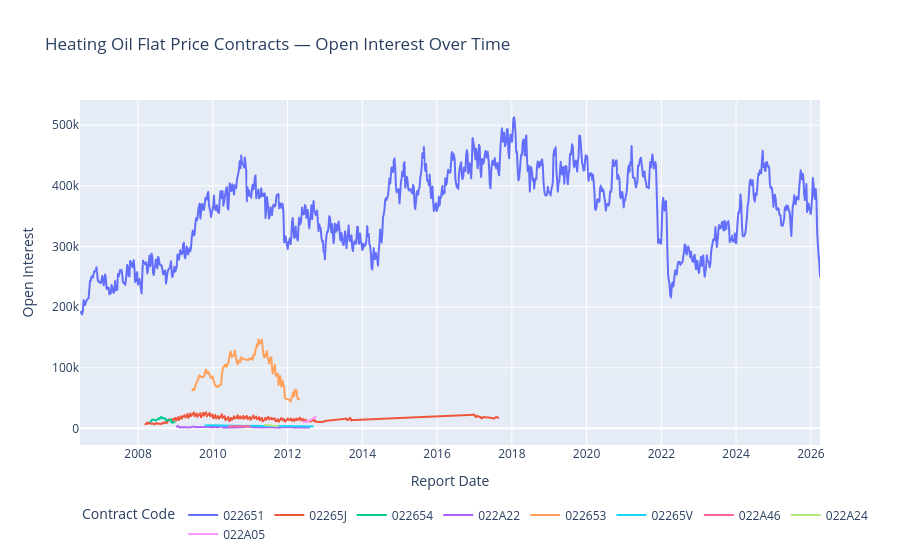

The cell this chart's notebook holds for it:
### Markdown cell above
## Open Interest Over Time by Contract Code

### Code cell
fig = px.line(
    ho.sort_values("report_date_as_yyyy_mm_dd"),
    x="report_date_as_yyyy_mm_dd",
    y="open_interest_all",
    color="cftc_contract_market_code",
    hover_data=["market_and_exchange_names"],
    title="Heating Oil Flat Price Contracts — Open Interest Over Time",
    labels={
        "report_date_as_yyyy_mm_dd": "Report Date",
        "open_interest_all": "Open Interest",
        "cftc_contract_market_code": "Contract Code",
    },
)
fig.update_layout(legend=dict(orientation="h", yanchor="bottom", y=-0.3))
fig.show()

### Figure 1 — Plotly figure (JSON) as saved in the notebook; plotly's stock layout.template omitted (floating-point values rounded to 4 significant figures; data arrays with more than 128 entries replaced by an {"elided": "..."} marker saying what was removed)
{"data": [{"customdata": {"elided": "1034x1 str values"}, "hovertemplate": "Contract Code=022651<br>Report Date=%{x}<br>Open Interest=%{y}<br>market_and_exchange_names=%{customdata[0]}<extra></extra>", "legendgroup": "022651", "line": {"color": "#636efa", "dash": "solid"}, "marker": {"symbol": "circle"}, "mode": "lines", "name": "022651", "showlegend": true, "type": "scattergl", "x": {"elided": "1034 str values"}, "xaxis": "x", "y": {"elided": "1034 int values"}, "yaxis": "y"}, {"customdata": {"elided": "266x1 str values"}, "hovertemplate": "Contract Code=02265J<br>Report Date=%{x}<br>Open Interest=%{y}<br>market_and_exchange_names=%{customdata[0]}<extra></extra>", "legendgroup": "02265J", "line": {"color": "#EF553B", "dash": "solid"}, "marker": {"symbol": "circle"}, "mode": "lines", "name": "02265J", "showlegend": true, "type": "scattergl", "x": {"elided": "266 str values"}, "xaxis": "x", "y": {"elided": "266 int values"}, "yaxis": "y"}, {"customdata": [["EUR STYLE HEATING OIL OPTIONS - NEW YORK MERCANTILE EXCHANGE"], ["EUR STYLE HEATING OIL OPTIONS - NEW YORK MERCANTILE EXCHANGE"], ["EUR STYLE HEATING OIL OPTIONS - NEW YORK MERCANTILE EXCHANGE"], ["EUR STYLE HEATING OIL OPTIONS - NEW YORK MERCANTILE EXCHANGE"], ["EUR STYLE HEATING OIL OPTIONS - NEW YORK MERCANTILE EXCHANGE"], ["EUR STYLE HEATING OIL OPTIONS - NEW YORK MERCANTILE EXCHANGE"], ["EUR STYLE HEATING OIL OPTIONS - NEW YORK MERCANTILE EXCHANGE"], ["EUR STYLE HEATING OIL OPTIONS - NEW YORK MERCANTILE EXCHANGE"], ["EUR STYLE HEATING OIL OPTIONS - NEW YORK MERCANTILE EXCHANGE"], ["EUR STYLE HEATING OIL OPTIONS - NEW YORK MERCANTILE EXCHANGE"], ["EUR STYLE HEATING OIL OPTIONS - NEW YORK MERCANTILE EXCHANGE"], ["EUR STYLE HEATING OIL OPTIONS - NEW YORK MERCANTILE EXCHANGE"], ["EUR STYLE HEATING OIL OPTIONS - NEW YORK MERCANTILE EXCHANGE"], ["EUR STYLE HEATING OIL OPTIONS - NEW YORK MERCANTILE EXCHANGE"], ["EUR STYLE HEATING OIL OPTIONS - NEW YORK MERCANTILE EXCHANGE"], ["EUR STYLE HEATING OIL OPTIONS - NEW YORK MERCANTILE EXCHANGE"], ["EUR STYLE HEATING OIL OPTIONS - NEW YORK MERCANTILE EXCHANGE"], ["EUR STYLE HEATING OIL OPTIONS - NEW YORK MERCANTILE EXCHANGE"], ["EUR STYLE HEATING OIL OPTIONS - NEW YORK MERCANTILE EXCHANGE"], ["EUR STYLE HEATING OIL OPTIONS - NEW YORK MERCANTILE EXCHANGE"], ["EUR STYLE HEATING OIL OPTIONS - NEW YORK MERCANTILE EXCHANGE"], ["EUR STYLE HEATING OIL OPTIONS - NEW YORK MERCANTILE EXCHANGE"], ["EUR STYLE HEATING OIL OPTIONS - NEW YORK MERCANTILE EXCHANGE"], ["EUR STYLE HEATING OIL OPTIONS - NEW YORK MERCANTILE EXCHANGE"], ["EUR STYLE HEATING OIL OPTIONS - NEW YORK MERCANTILE EXCHANGE"], ["EUR STYLE HEATING OIL OPTIONS - NEW YORK MERCANTILE EXCHANGE"], ["EUR STYLE HEATING OIL OPTIONS - NEW YORK MERCANTILE EXCHANGE"], ["EUR STYLE HEATING OIL OPTIONS - NEW YORK MERCANTILE EXCHANGE"]], "hovertemplate": "Contract Code=022654<br>Report Date=%{x}<br>Open Interest=%{y}<br>market_and_exchange_names=%{customdata[0]}<extra></extra>", "legendgroup": "022654", "line": {"color": "#00cc96", "dash": "solid"}, "marker": {"symbol": "circle"}, "mode": "lines", "name": "022654", "showlegend": true, "type": "scattergl", "x": ["2008-04-29T00:00:00.000000000", "2008-05-06T00:00:00.000000000", "2008-05-13T00:00:00.000000000", "2008-05-20T00:00:00.000000000", "2008-06-24T00:00:00.000000000", "2008-07-22T00:00:00.000000000", "2008-07-29T00:00:00.000000000", "2008-08-05T00:00:00.000000000", "2008-08-12T00:00:00.000000000", "2008-08-19T00:00:00.000000000", "2008-08-26T00:00:00.000000000", "2008-09-02T00:00:00.000000000", "2008-09-09T00:00:00.000000000", "2008-09-16T00:00:00.000000000", "2008-09-23T00:00:00.000000000", "2008-09-30T00:00:00.000000000", "2008-10-07T00:00:00.000000000", "2008-10-14T00:00:00.000000000", "2008-10-21T00:00:00.000000000", "2008-10-28T00:00:00.000000000", "2008-11-04T00:00:00.000000000", "2008-11-11T00:00:00.000000000", "2008-11-18T00:00:00.000000000", "2008-11-25T00:00:00.000000000", "2008-12-02T00:00:00.000000000", "2008-12-09T00:00:00.000000000", "2008-12-16T00:00:00.000000000", "2008-12-22T00:00:00.000000000"], "xaxis": "x", "y": [10949, 11824, 13387, 14749, 13085, 16667, 15053, 16962, 18638, 18815, 16541, 16807, 16371, 16503, 16730, 12581, 13248, 13342, 13340, 13393, 13470, 14319, 14698, 9242, 9405, 9665, 10197, 10085], "yaxis": "y"}, {"customdata": [["SING GASOIL BALMO SWAP - NEW YORK MERCANTILE EXCHANGE"], ["SING GASOIL BALMO SWAP - NEW YORK MERCANTILE EXCHANGE"], ["SING GASOIL BALMO SWAP - NEW YORK MERCANTILE EXCHANGE"], ["SING GASOIL BALMO SWAP - NEW YORK MERCANTILE EXCHANGE"], ["SING GASOIL BALMO SWAP - NEW YORK MERCANTILE EXCHANGE"], ["SING GASOIL BALMO SWAP - NEW YORK MERCANTILE EXCHANGE"], ["SING GASOIL BALMO SWAP - NEW YORK MERCANTILE EXCHANGE"], ["SING GASOIL BALMO SWAP - NEW YORK MERCANTILE EXCHANGE"], ["SING GASOIL BALMO SWAP - NEW YORK MERCANTILE EXCHANGE"], ["SING GASOIL BALMO SWAP - NEW YORK MERCANTILE EXCHANGE"], ["SING GASOIL BALMO SWAP - NEW YORK MERCANTILE EXCHANGE"], ["SING GASOIL BALMO SWAP - NEW YORK MERCANTILE EXCHANGE"], ["SING GASOIL BALMO SWAP - NEW YORK MERCANTILE EXCHANGE"], ["SING GASOIL BALMO SWAP - NEW YORK MERCANTILE EXCHANGE"], ["SING GASOIL BALMO SWAP - NEW YORK MERCANTILE EXCHANGE"], ["SING GASOIL BALMO SWAP - NEW YORK MERCANTILE EXCHANGE"], ["SING GASOIL BALMO SWAP - NEW YORK MERCANTILE EXCHANGE"], ["SING GASOIL BALMO SWAP - NEW YORK MERCANTILE EXCHANGE"], ["SING GASOIL BALMO SWAP - NEW YORK MERCANTILE EXCHANGE"], ["SING GASOIL BALMO SWAP - NEW YORK MERCANTILE EXCHANGE"], ["SING GASOIL BALMO SWAP - NEW YORK MERCANTILE EXCHANGE"], ["SING GASOIL BALMO SWAP - NEW YORK MERCANTILE EXCHANGE"], ["SING GASOIL BALMO SWAP - NEW YORK MERCANTILE EXCHANGE"], ["SING GASOIL BALMO SWAP - NEW YORK MERCANTILE EXCHANGE"], ["SING GASOIL BALMO SWAP - NEW YORK MERCANTILE EXCHANGE"], ["SING GASOIL BALMO SWAP - NEW YORK MERCANTILE EXCHANGE"], ["SING GASOIL BALMO SWAP - NEW YORK MERCANTILE EXCHANGE"], ["SING GASOIL BALMO SWAP - NEW YORK MERCANTILE EXCHANGE"], ["SING GASOIL BALMO SWAP - NEW YORK MERCANTILE EXCHANGE"], ["SING GASOIL BALMO SWAP - NEW YORK MERCANTILE EXCHANGE"], ["SING GASOIL BALMO SWAP - NEW YORK MERCANTILE EXCHANGE"], ["SING GASOIL BALMO SWAP - NEW YORK MERCANTILE EXCHANGE"], ["SING GASOIL BALMO SWAP - NEW YORK MERCANTILE EXCHANGE"], ["SING GASOIL BALMO SWAP - NEW YORK MERCANTILE EXCHANGE"], ["SING GASOIL BALMO SWAP - NEW YORK MERCANTILE EXCHANGE"], ["SING GASOIL BALMO SWAP - NEW YORK MERCANTILE EXCHANGE"], ["SING GASOIL BALMO SWAP - NEW YORK MERCANTILE EXCHANGE"], ["SING GASOIL BALMO SWAP - NEW YORK MERCANTILE EXCHANGE"], ["SING GASOIL BALMO SWAP - NEW YORK MERCANTILE EXCHANGE"], ["SING GASOIL BALMO SWAP - NEW YORK MERCANTILE EXCHANGE"], ["SING GASOIL BALMO SWAP - NEW YORK MERCANTILE EXCHANGE"], ["SING GASOIL BALMO SWAP - NEW YORK MERCANTILE EXCHANGE"], ["SING GASOIL BALMO SWAP - NEW YORK MERCANTILE EXCHANGE"], ["SING GASOIL BALMO SWAP - NEW YORK MERCANTILE EXCHANGE"], ["SING GASOIL BALMO SWAP - NEW YORK MERCANTILE EXCHANGE"], ["SING GASOIL BALMO SWAP - NEW YORK MERCANTILE EXCHANGE"], ["SING GASOIL BALMO SWAP - NEW YORK MERCANTILE EXCHANGE"], ["SING GASOIL BALMO SWAP - NEW YORK MERCANTILE EXCHANGE"], ["SING GASOIL BALMO SWAP - NEW YORK MERCANTILE EXCHANGE"], ["SING GASOIL BALMO SWAP - NEW YORK MERCANTILE EXCHANGE"], ["SING GASOIL BALMO SWAP - NEW YORK MERCANTILE EXCHANGE"], ["SING GASOIL BALMO SWAP - NEW YORK MERCANTILE EXCHANGE"], ["SING GASOIL BALMO SWAP - NEW YORK MERCANTILE EXCHANGE"], ["SING GASOIL BALMO SWAP - NEW YORK MERCANTILE EXCHANGE"], ["SING GASOIL BALMO SWAP - NEW YORK MERCANTILE EXCHANGE"], ["SING GASOIL BALMO SWAP - NEW YORK MERCANTILE EXCHANGE"], ["SING GASOIL BALMO SWAP - NEW YORK MERCANTILE EXCHANGE"], ["SING GASOIL BALMO SWAP - NEW YORK MERCANTILE EXCHANGE"], ["SING GASOIL BALMO SWAP - NEW YORK MERCANTILE EXCHANGE"], ["SING GASOIL BALMO SWAP - NEW YORK MERCANTILE EXCHANGE"], ["SING GASOIL BALMO SWAP - NEW YORK MERCANTILE EXCHANGE"], ["SING GASOIL BALMO SWAP - NEW YORK MERCANTILE EXCHANGE"], ["SING GASOIL BALMO SWAP - NEW YORK MERCANTILE EXCHANGE"], ["SING GASOIL BALMO SWAP - NEW YORK MERCANTILE EXCHANGE"], ["SING GASOIL BALMO SWAP - NEW YORK MERCANTILE EXCHANGE"], ["SING GASOIL BALMO SWAP - NEW YORK MERCANTILE EXCHANGE"], ["SING GASOIL BALMO SWAP - NEW YORK MERCANTILE EXCHANGE"], ["SING GASOIL BALMO SWAP - NEW YORK MERCANTILE EXCHANGE"]], "hovertemplate": "Contract Code=022A22<br>Report Date=%{x}<br>Open Interest=%{y}<br>market_and_exchange_names=%{customdata[0]}<extra></extra>", "legendgroup": "022A22", "line": {"color": "#ab63fa", "dash": "solid"}, "marker": {"symbol": "circle"}, "mode": "lines", "name": "022A22", "showlegend": true, "type": "scattergl", "x": ["2009-01-13T00:00:00.000000000", "2009-01-20T00:00:00.000000000", "2009-01-27T00:00:00.000000000", "2009-02-10T00:00:00.000000000", "2009-02-17T00:00:00.000000000", "2009-02-24T00:00:00.000000000", "2009-05-19T00:00:00.000000000", "2009-05-26T00:00:00.000000000", "2009-06-09T00:00:00.000000000", "2009-06-16T00:00:00.000000000", "2009-06-23T00:00:00.000000000", "2009-06-30T00:00:00.000000000", "2009-07-14T00:00:00.000000000", "2009-07-21T00:00:00.000000000", "2009-07-28T00:00:00.000000000", "2009-08-11T00:00:00.000000000", "2009-08-18T00:00:00.000000000", "2009-08-25T00:00:00.000000000", "2009-09-01T00:00:00.000000000", "2009-10-13T00:00:00.000000000", "2009-10-20T00:00:00.000000000", "2009-10-27T00:00:00.000000000", "2010-01-05T00:00:00.000000000", "2010-01-12T00:00:00.000000000", "2010-01-19T00:00:00.000000000", "2010-01-26T00:00:00.000000000", "2010-02-09T00:00:00.000000000", "2010-02-16T00:00:00.000000000", "2010-02-23T00:00:00.000000000", "2010-03-09T00:00:00.000000000", "2010-03-16T00:00:00.000000000", "2010-03-23T00:00:00.000000000", "2010-03-30T00:00:00.000000000", "2010-04-13T00:00:00.000000000", "2010-04-20T00:00:00.000000000", "2010-04-27T00:00:00.000000000", "2010-06-15T00:00:00.000000000", "2010-06-22T00:00:00.000000000", "2010-06-29T00:00:00.000000000", "2010-11-09T00:00:00.000000000", "2010-11-16T00:00:00.000000000", "2010-11-23T00:00:00.000000000", "2010-11-30T00:00:00.000000000", "2011-02-15T00:00:00.000000000", "2011-02-22T00:00:00.000000000", "2011-03-01T00:00:00.000000000", "2011-03-22T00:00:00.000000000", "2011-03-29T00:00:00.000000000", "2011-04-12T00:00:00.000000000", "2011-04-19T00:00:00.000000000", "2011-04-26T00:00:00.000000000", "2011-06-21T00:00:00.000000000", "2011-06-28T00:00:00.000000000", "2011-10-11T00:00:00.000000000", "2011-10-18T00:00:00.000000000", "2011-10-25T00:00:00.000000000", "2011-11-01T00:00:00.000000000", "2012-01-03T00:00:00.000000000", "2012-02-14T00:00:00.000000000", "2012-02-21T00:00:00.000000000", "2012-02-28T00:00:00.000000000", "2012-03-13T00:00:00.000000000", "2012-03-20T00:00:00.000000000", "2012-03-27T00:00:00.000000000", "2012-07-10T00:00:00.000000000", "2012-07-17T00:00:00.000000000", "2012-07-24T00:00:00.000000000", "2012-07-31T00:00:00.000000000"], "xaxis": "x", "y": [3023, 3723, 3723, 1512, 1852, 1852, 1675, 1675, 2177, 2927, 2827, 2827, 1911, 2261, 2261, 1602, 2152, 2192, 2192, 2147, 2497, 2497, 1675, 2250, 2400, 2400, 1550, 2162, 2162, 1984, 3579, 3679, 3629, 1141, 1241, 1241, 1368, 1368, 1368, 2127, 2977, 2977, 2977, 1575, 1775, 1775, 1912, 1912, 1373, 1461, 1461, 1895, 1895, 1260, 1610, 1610, 1610, 1981, 1864, 1914, 1914, 1017, 1392, 1392, 1316, 1526, 1526, 1526], "yaxis": "y"}, {"customdata": {"elided": "141x1 str values"}, "hovertemplate": "Contract Code=022653<br>Report Date=%{x}<br>Open Interest=%{y}<br>market_and_exchange_names=%{customdata[0]}<extra></extra>", "legendgroup": "022653", "line": {"color": "#FFA15A", "dash": "solid"}, "marker": {"symbol": "circle"}, "mode": "lines", "name": "022653", "showlegend": true, "type": "scattergl", "x": {"elided": "141 str values"}, "xaxis": "x", "y": {"elided": "141 int values"}, "yaxis": "y"}, {"customdata": [["GASOIL (ICE) SWAP - NEW YORK MERCANTILE EXCHANGE"], ["GASOIL (ICE) SWAP - NEW YORK MERCANTILE EXCHANGE"], ["GASOIL (ICE) SWAP - NEW YORK MERCANTILE EXCHANGE"], ["GASOIL (ICE) SWAP - NEW YORK MERCANTILE EXCHANGE"], ["GASOIL (ICE) SWAP - NEW YORK MERCANTILE EXCHANGE"], ["GASOIL (ICE) SWAP - NEW YORK MERCANTILE EXCHANGE"], ["GASOIL (ICE) SWAP - NEW YORK MERCANTILE EXCHANGE"], ["GASOIL (ICE) SWAP - NEW YORK MERCANTILE EXCHANGE"], ["GASOIL (ICE) SWAP - NEW YORK MERCANTILE EXCHANGE"], ["GASOIL (ICE) SWAP - NEW YORK MERCANTILE EXCHANGE"], ["GASOIL (ICE) SWAP - NEW YORK MERCANTILE EXCHANGE"], ["GASOIL (ICE) SWAP - NEW YORK MERCANTILE EXCHANGE"], ["GASOIL (ICE) SWAP - NEW YORK MERCANTILE EXCHANGE"], ["GASOIL (ICE) SWAP - NEW YORK MERCANTILE EXCHANGE"], ["GASOIL (ICE) SWAP - NEW YORK MERCANTILE EXCHANGE"], ["GASOIL (ICE) SWAP - NEW YORK MERCANTILE EXCHANGE"], ["GASOIL (ICE) SWAP - NEW YORK MERCANTILE EXCHANGE"], ["GASOIL (ICE) SWAP - NEW YORK MERCANTILE EXCHANGE"], ["GASOIL (ICE) SWAP - NEW YORK MERCANTILE EXCHANGE"], ["GASOIL (ICE) SWAP - NEW YORK MERCANTILE EXCHANGE"], ["GASOIL (ICE) SWAP - NEW YORK MERCANTILE EXCHANGE"], ["GASOIL (ICE) SWAP - NEW YORK MERCANTILE EXCHANGE"], ["GASOIL (ICE) SWAP - NEW YORK MERCANTILE EXCHANGE"], ["GASOIL (ICE) SWAP - NEW YORK MERCANTILE EXCHANGE"], ["GASOIL (ICE) SWAP - NEW YORK MERCANTILE EXCHANGE"], ["GASOIL (ICE) SWAP - NEW YORK MERCANTILE EXCHANGE"], ["GASOIL (ICE) SWAP - NEW YORK MERCANTILE EXCHANGE"], ["GASOIL (ICE) SWAP - NEW YORK MERCANTILE EXCHANGE"], ["GASOIL (ICE) SWAP - NEW YORK MERCANTILE EXCHANGE"], ["GASOIL (ICE) SWAP - NEW YORK MERCANTILE EXCHANGE"], ["GASOIL (ICE) SWAP - NEW YORK MERCANTILE EXCHANGE"], ["GASOIL (ICE) SWAP - NEW YORK MERCANTILE EXCHANGE"], ["GASOIL (ICE) SWAP - NEW YORK MERCANTILE EXCHANGE"], ["GASOIL (ICE) SWAP - NEW YORK MERCANTILE EXCHANGE"], ["GASOIL (ICE) SWAP - NEW YORK MERCANTILE EXCHANGE"], ["GASOIL (ICE) SWAP - NEW YORK MERCANTILE EXCHANGE"], ["GASOIL (ICE) SWAP - NEW YORK MERCANTILE EXCHANGE"], ["GASOIL (ICE) SWAP - NEW YORK MERCANTILE EXCHANGE"], ["GASOIL (ICE) SWAP - NEW YORK MERCANTILE EXCHANGE"], ["GASOIL (ICE) SWAP - NEW YORK MERCANTILE EXCHANGE"], ["GASOIL (ICE) SWAP - NEW YORK MERCANTILE EXCHANGE"], ["GASOIL (ICE) SWAP - NEW YORK MERCANTILE EXCHANGE"], ["GASOIL (ICE) SWAP - NEW YORK MERCANTILE EXCHANGE"], ["GASOIL (ICE) SWAP - NEW YORK MERCANTILE EXCHANGE"], ["GASOIL (ICE) SWAP - NEW YORK MERCANTILE EXCHANGE"], ["GASOIL (ICE) SWAP - NEW YORK MERCANTILE EXCHANGE"], ["GASOIL (ICE) SWAP - NEW YORK MERCANTILE EXCHANGE"], ["GASOIL (ICE) SWAP - NEW YORK MERCANTILE EXCHANGE"], ["GASOIL (ICE) SWAP - NEW YORK MERCANTILE EXCHANGE"], ["GASOIL (ICE) SWAP - NEW YORK MERCANTILE EXCHANGE"], ["GASOIL (ICE) SWAP - NEW YORK MERCANTILE EXCHANGE"], ["GASOIL (ICE) SWAP - NEW YORK MERCANTILE EXCHANGE"], ["GASOIL (ICE) SWAP - NEW YORK MERCANTILE EXCHANGE"], ["GASOIL (ICE) SWAP - NEW YORK MERCANTILE EXCHANGE"], ["GASOIL (ICE) SWAP - NEW YORK MERCANTILE EXCHANGE"], ["GASOIL (ICE) SWAP - NEW YORK MERCANTILE EXCHANGE"], ["GASOIL (ICE) SWAP - NEW YORK MERCANTILE EXCHANGE"], ["GASOIL (ICE) SWAP - NEW YORK MERCANTILE EXCHANGE"], ["GASOIL (ICE) SWAP - NEW YORK MERCANTILE EXCHANGE"], ["GASOIL (ICE) SWAP - NEW YORK MERCANTILE EXCHANGE"], ["GASOIL (ICE) SWAP - NEW YORK MERCANTILE EXCHANGE"], ["GASOIL (ICE) SWAP - NEW YORK MERCANTILE EXCHANGE"]], "hovertemplate": "Contract Code=02265V<br>Report Date=%{x}<br>Open Interest=%{y}<br>market_and_exchange_names=%{customdata[0]}<extra></extra>", "legendgroup": "02265V", "line": {"color": "#19d3f3", "dash": "solid"}, "marker": {"symbol": "circle"}, "mode": "lines", "name": "02265V", "showlegend": true, "type": "scattergl", "x": ["2009-10-20T00:00:00.000000000", "2009-10-27T00:00:00.000000000", "2009-11-24T00:00:00.000000000", "2009-12-01T00:00:00.000000000", "2009-12-08T00:00:00.000000000", "2009-12-15T00:00:00.000000000", "2009-12-22T00:00:00.000000000", "2009-12-29T00:00:00.000000000", "2010-01-26T00:00:00.000000000", "2010-02-09T00:00:00.000000000", "2010-02-16T00:00:00.000000000", "2010-02-23T00:00:00.000000000", "2010-03-02T00:00:00.000000000", "2010-03-09T00:00:00.000000000", "2010-03-16T00:00:00.000000000", "2010-03-23T00:00:00.000000000", "2010-03-30T00:00:00.000000000", "2010-04-06T00:00:00.000000000", "2010-04-13T00:00:00.000000000", "2010-04-20T00:00:00.000000000", "2010-04-27T00:00:00.000000000", "2010-05-04T00:00:00.000000000", "2010-05-11T00:00:00.000000000", "2010-05-18T00:00:00.000000000", "2010-05-25T00:00:00.000000000", "2010-06-01T00:00:00.000000000", "2010-06-08T00:00:00.000000000", "2010-06-15T00:00:00.000000000", "2010-06-22T00:00:00.000000000", "2010-06-29T00:00:00.000000000", "2010-07-06T00:00:00.000000000", "2010-07-13T00:00:00.000000000", "2010-07-20T00:00:00.000000000", "2010-07-27T00:00:00.000000000", "2010-08-03T00:00:00.000000000", "2010-08-10T00:00:00.000000000", "2010-08-17T00:00:00.000000000", "2010-08-24T00:00:00.000000000", "2010-08-31T00:00:00.000000000", "2010-09-07T00:00:00.000000000", "2010-09-14T00:00:00.000000000", "2010-09-21T00:00:00.000000000", "2010-09-28T00:00:00.000000000", "2010-10-05T00:00:00.000000000", "2010-10-12T00:00:00.000000000", "2010-10-19T00:00:00.000000000", "2010-10-26T00:00:00.000000000", "2010-11-02T00:00:00.000000000", "2010-11-09T00:00:00.000000000", "2010-11-16T00:00:00.000000000", "2010-11-23T00:00:00.000000000", "2010-11-30T00:00:00.000000000", "2011-04-26T00:00:00.000000000", "2011-05-03T00:00:00.000000000", "2011-05-10T00:00:00.000000000", "2011-05-17T00:00:00.000000000", "2011-05-24T00:00:00.000000000", "2012-08-07T00:00:00.000000000", "2012-08-14T00:00:00.000000000", "2012-08-21T00:00:00.000000000", "2012-08-28T00:00:00.000000000", "2012-09-04T00:00:00.000000000"], "xaxis": "x", "y": [4857, 4923, 4959, 5183, 4949, 5064, 5086, 5102, 5146, 4837, 4928, 5100, 4684, 4702, 4855, 4892, 4936, 4519, 4637, 4652, 4719, 4330, 4287, 4349, 4733, 4849, 4423, 4453, 4442, 4509, 4091, 4248, 4268, 4416, 4037, 4083, 4281, 4527, 4646, 4271, 4280, 4329, 4386, 4036, 4058, 4110, 4126, 3781, 3868, 3914, 4112, 4177, 3955, 3747, 3798, 3818, 4030, 3346, 3344, 3355, 3358, 3352], "yaxis": "y"}, {"customdata": [["GASOIL AVG PRICE OPTIONS - NEW YORK MERCANTILE EXCHANGE"], ["GASOIL AVG PRICE OPTIONS - NEW YORK MERCANTILE EXCHANGE"], ["GASOIL AVG PRICE OPTIONS - NEW YORK MERCANTILE EXCHANGE"], ["GASOIL AVG PRICE OPTIONS - NEW YORK MERCANTILE EXCHANGE"]], "hovertemplate": "Contract Code=022A46<br>Report Date=%{x}<br>Open Interest=%{y}<br>market_and_exchange_names=%{customdata[0]}<extra></extra>", "legendgroup": "022A46", "line": {"color": "#FF6692", "dash": "solid"}, "marker": {"symbol": "circle"}, "mode": "lines", "name": "022A46", "showlegend": true, "type": "scattergl", "x": ["2010-06-08T00:00:00.000000000", "2010-12-14T00:00:00.000000000", "2010-12-21T00:00:00.000000000", "2010-12-28T00:00:00.000000000"], "xaxis": "x", "y": [3369, 3561, 3492, 3539], "yaxis": "y"}, {"customdata": [["GASOIL (ICE) MINI CAL SWAP - NEW YORK MERCANTILE EXCHANGE"], ["GASOIL (ICE) MINI CAL SWAP - NEW YORK MERCANTILE EXCHANGE"], ["GASOIL (ICE) MINI CAL SWAP - NEW YORK MERCANTILE EXCHANGE"], ["GASOIL (ICE) MINI CAL SWAP - NEW YORK MERCANTILE EXCHANGE"], ["GASOIL (ICE) MINI CAL SWAP - NEW YORK MERCANTILE EXCHANGE"], ["GASOIL (ICE) MINI CAL SWAP - NEW YORK MERCANTILE EXCHANGE"], ["GASOIL (ICE) MINI CAL SWAP - NEW YORK MERCANTILE EXCHANGE"], ["GASOIL (ICE) MINI CAL SWAP - NEW YORK MERCANTILE EXCHANGE"], ["GASOIL (ICE) MINI CAL SWAP - NEW YORK MERCANTILE EXCHANGE"]], "hovertemplate": "Contract Code=022A24<br>Report Date=%{x}<br>Open Interest=%{y}<br>market_and_exchange_names=%{customdata[0]}<extra></extra>", "legendgroup": "022A24", "line": {"color": "#B6E880", "dash": "solid"}, "marker": {"symbol": "circle"}, "mode": "lines", "name": "022A24", "showlegend": true, "type": "scattergl", "x": ["2011-05-24T00:00:00.000000000", "2011-05-31T00:00:00.000000000", "2011-06-07T00:00:00.000000000", "2011-06-14T00:00:00.000000000", "2011-06-21T00:00:00.000000000", "2011-06-28T00:00:00.000000000", "2011-09-13T00:00:00.000000000", "2011-09-20T00:00:00.000000000", "2011-09-27T00:00:00.000000000"], "xaxis": "x", "y": [5758, 5743, 5212, 5317, 5317, 5317, 3868, 3847, 3850], "yaxis": "y"}, {"customdata": [["GULF COAST ULSD SWAP - NEW YORK MERCANTILE EXCHANGE"], ["GULF COAST ULSD SWAP - NEW YORK MERCANTILE EXCHANGE"], ["GULF COAST ULSD SWAP - NEW YORK MERCANTILE EXCHANGE"], ["GULF COAST ULSD SWAP - NEW YORK MERCANTILE EXCHANGE"], ["GULF COAST ULSD SWAP - NEW YORK MERCANTILE EXCHANGE"], ["GULF COAST ULSD SWAP - NEW YORK MERCANTILE EXCHANGE"], ["GULF COAST ULSD SWAP - NEW YORK MERCANTILE EXCHANGE"], ["GULF COAST ULSD SWAP - NEW YORK MERCANTILE EXCHANGE"], ["GULF COAST ULSD SWAP - NEW YORK MERCANTILE EXCHANGE"], ["GULF COAST ULSD SWAP - NEW YORK MERCANTILE EXCHANGE"], ["GULF COAST ULSD SWAP - NEW YORK MERCANTILE EXCHANGE"], ["GULF COAST ULSD SWAP - NEW YORK MERCANTILE EXCHANGE"], ["GULF COAST ULSD SWAP - NEW YORK MERCANTILE EXCHANGE"], ["GULF COAST ULSD SWAP - NEW YORK MERCANTILE EXCHANGE"], ["GULF COAST ULSD SWAP - NEW YORK MERCANTILE EXCHANGE"], ["GULF COAST ULSD SWAP - NEW YORK MERCANTILE EXCHANGE"], ["GULF COAST ULSD SWAP - NEW YORK MERCANTILE EXCHANGE"], ["GULF COAST ULSD SWAP - NEW YORK MERCANTILE EXCHANGE"]], "hovertemplate": "Contract Code=022A05<br>Report Date=%{x}<br>Open Interest=%{y}<br>market_and_exchange_names=%{customdata[0]}<extra></extra>", "legendgroup": "022A05", "line": {"color": "#FF97FF", "dash": "solid"}, "marker": {"symbol": "circle"}, "mode": "lines", "name": "022A05", "showlegend": true, "type": "scattergl", "x": ["2012-06-05T00:00:00.000000000", "2012-06-12T00:00:00.000000000", "2012-06-19T00:00:00.000000000", "2012-06-26T00:00:00.000000000", "2012-07-03T00:00:00.000000000", "2012-07-10T00:00:00.000000000", "2012-07-17T00:00:00.000000000", "2012-07-24T00:00:00.000000000", "2012-07-31T00:00:00.000000000", "2012-08-07T00:00:00.000000000", "2012-08-14T00:00:00.000000000", "2012-08-21T00:00:00.000000000", "2012-08-28T00:00:00.000000000", "2012-09-04T00:00:00.000000000", "2012-09-11T00:00:00.000000000", "2012-09-18T00:00:00.000000000", "2012-09-25T00:00:00.000000000", "2012-10-02T00:00:00.000000000"], "xaxis": "x", "y": [10017, 10574, 10974, 11196, 11032, 11175, 11628, 13323, 13233, 13194, 13239, 14519, 15473, 16461, 16705, 17644, 18695, 18841], "yaxis": "y"}], "layout": {"legend": {"orientation": "h", "title": {"text": "Contract Code"}, "tracegroupgap": 0, "y": -0.3, "yanchor": "bottom"}, "title": {"text": "Heating Oil Flat Price Contracts — Open Interest Over Time"}, "xaxis": {"anchor": "y", "domain": [0, 1], "title": {"text": "Report Date"}}, "yaxis": {"anchor": "x", "domain": [0, 1], "title": {"text": "Open Interest"}}}}
